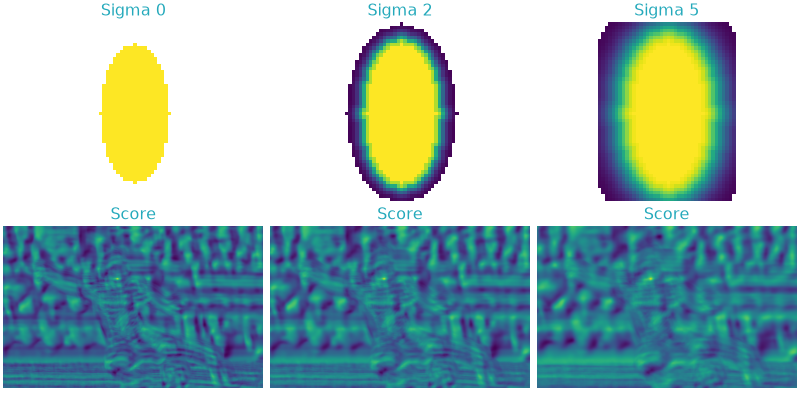

Generate this figure with Python:
import copy
import matplotlib.colors as colors

from tme import Density
from tme.utils.cli import match_template
from tme.matching_utils import create_mask


if __name__ == "__main__":

    matching_score = "FLC"

    target = Density.from_file("../../_static/examples/preprocessing_target.png").data
    template = Density.from_file("../../_static/examples/preprocessing_template.png").data
    target = target.astype(np.float32)
    template = template.astype(np.float32)

    fig, axs = plt.subplots(nrows=2, ncols=3, figsize=(10, 5), constrained_layout=True)
    for ax in axs.flat:
        ax.axis("off")

    colormap = copy.copy(plt.cm.viridis)
    colormap.set_bad(color="white", alpha=0)
    norm = colors.Normalize(vmin=0, vmax=1)

    mask_center = np.add(
        np.divide(template.shape, 2).astype(int), np.mod(template.shape, 2)
    )
    template_mask = create_mask(
        mask_type="ellipse", radius=(20, 10), shape=template.shape, center=mask_center
    ) * 1.0
    score = match_template(
        target=target,
        template=template,
        template_mask=template_mask,
        score=matching_score,
    )[0]
    template_mask[template_mask < 1] = np.nan
    axs[0, 0].imshow(template_mask, cmap=colormap, norm = norm)
    axs[1, 0].imshow(score)
    axs[0, 0].set_title("Sigma 0", color="#24a9bb")
    axs[1, 0].set_title("Score", color="#24a9bb")

    template_mask = create_mask(
        mask_type="ellipse", radius=(20, 10), shape=template.shape, center=mask_center,sigma_decay=2
    )
    score = match_template(
        target=target,
        template=template,
        template_mask=template_mask,
        score=matching_score,
    )[0]
    template_mask[template_mask == 0] = np.nan
    axs[0, 1].imshow(template_mask, cmap=colormap, norm = norm)
    axs[1, 1].imshow(score)
    axs[0, 1].set_title("Sigma 2", color="#24a9bb")
    axs[1, 1].set_title("Score", color="#24a9bb")

    template_mask = create_mask(
        mask_type="ellipse", radius=(20, 10), shape=template.shape, center=mask_center,sigma_decay=5
    )
    score = match_template(
        target=target,
        template=template,
        template_mask=template_mask,
        score=matching_score,
    )[0]
    template_mask[template_mask == 0] = np.nan
    axs[0, 2].imshow(template_mask, cmap=colormap, norm = norm)
    axs[1, 2].imshow(score)
    axs[0, 2].set_title("Sigma 5", color="#24a9bb")
    axs[1, 2].set_title("Score", color="#24a9bb")

    plt.show()
